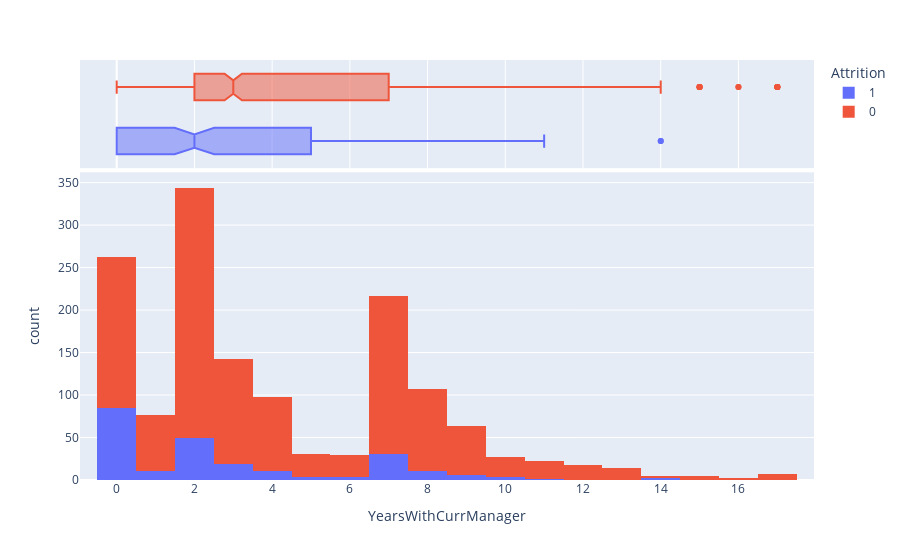

The cell this chart's notebook holds for it:
### Code cell
fig = px.histogram(df, x="YearsWithCurrManager", color="Attrition", marginal="box")
fig.show()

# We can observe that employees who resign have less time with their manager than employees who keep their jobs.

### Figure 1 — Plotly figure (JSON) as saved in the notebook; plotly's stock layout.template omitted (floating-point values rounded to 4 significant figures; data arrays with more than 128 entries replaced by an {"elided": "..."} marker saying what was removed)
{"data": [{"alignmentgroup": "True", "bingroup": "x", "hovertemplate": "Attrition=1<br>YearsWithCurrManager=%{x}<br>count=%{y}<extra></extra>", "legendgroup": "1", "marker": {"color": "#636efa"}, "name": "1", "offsetgroup": "1", "orientation": "v", "showlegend": true, "type": "histogram", "x": {"elided": "237 int values"}, "xaxis": "x", "yaxis": "y"}, {"alignmentgroup": "True", "hovertemplate": "Attrition=1<br>YearsWithCurrManager=%{x}<extra></extra>", "legendgroup": "1", "marker": {"color": "#636efa"}, "name": "1", "notched": true, "offsetgroup": "1", "showlegend": false, "type": "box", "x": {"elided": "237 int values"}, "xaxis": "x2", "yaxis": "y2"}, {"alignmentgroup": "True", "bingroup": "x", "hovertemplate": "Attrition=0<br>YearsWithCurrManager=%{x}<br>count=%{y}<extra></extra>", "legendgroup": "0", "marker": {"color": "#EF553B"}, "name": "0", "offsetgroup": "0", "orientation": "v", "showlegend": true, "type": "histogram", "x": {"elided": "1233 int values"}, "xaxis": "x", "yaxis": "y"}, {"alignmentgroup": "True", "hovertemplate": "Attrition=0<br>YearsWithCurrManager=%{x}<extra></extra>", "legendgroup": "0", "marker": {"color": "#EF553B"}, "name": "0", "notched": true, "offsetgroup": "0", "showlegend": false, "type": "box", "x": {"elided": "1233 int values"}, "xaxis": "x2", "yaxis": "y2"}], "layout": {"barmode": "relative", "legend": {"title": {"text": "Attrition"}, "tracegroupgap": 0}, "margin": {"t": 60}, "xaxis": {"anchor": "y", "domain": [0, 1], "title": {"text": "YearsWithCurrManager"}}, "xaxis2": {"anchor": "y2", "domain": [0, 1], "matches": "x", "showgrid": true, "showticklabels": false}, "yaxis": {"anchor": "x", "domain": [0, 0.7326], "title": {"text": "count"}}, "yaxis2": {"anchor": "x2", "domain": [0.7426, 1], "matches": "y2", "showgrid": false, "showline": false, "showticklabels": false, "ticks": ""}}}
